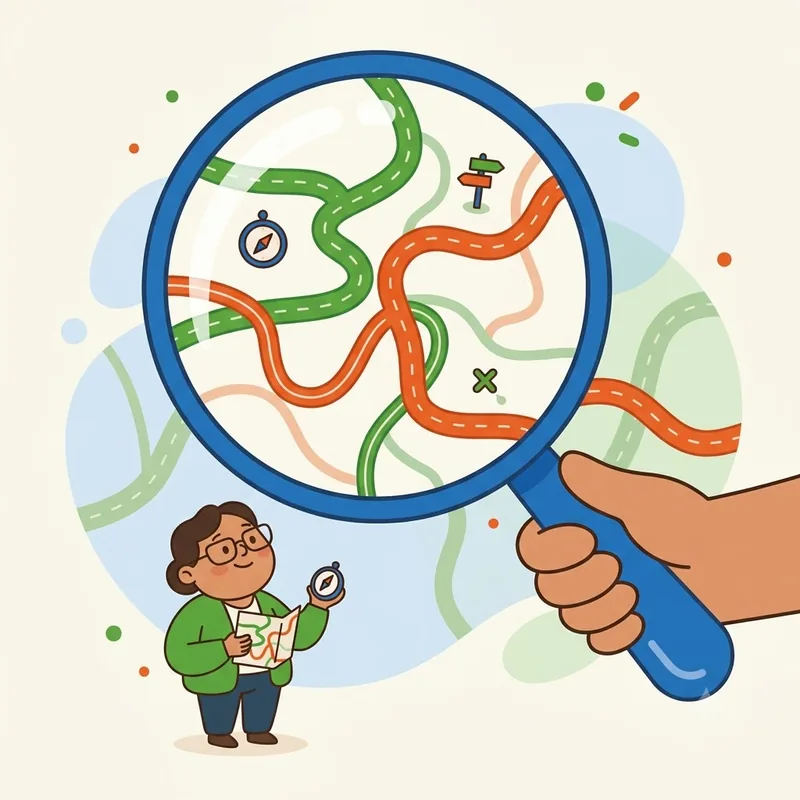
#> input picture src/assets/404.webp, 800 x 800 px, given in place of logogrande-sinfondo.png, which was not available
$ python make_email_images.py
#> lines starting #> are read from the running program, lines starting #| are printed output that depends on the picture; pictures that were not available may be replaced by others from this repository, and a replacement may not be noted
"""Builds the images of the pack delivery email into public/email/.

Email clients do not render WebP (Outlook, older Gmail/Yahoo apps), so these are PNG and JPG. They are served from
a STABLE public URL (https://www.tiamdigital.com/email/<name>) because a sent email keeps pointing at it forever:
do not rename or hash them. The backend builds the URLs from EMAIL_ASSETS_BASE_URL (default
https://www.tiamdigital.com/email) and these exact names (see PackAccessEmailComposer).

  logo-tiam.png            TIAM logo on white, 286x160 (shown at 143x80, 2x), the 429:240 ratio of the landings
  pack-familias.jpg        hero of the Familias landing, 1200x900 (shown at 600x450, 2x)
  pack-profesionales.jpg   hero of the Profesionales landing, same size

Run from the repo root:  python scripts/pack-landings/make_email_images.py
"""

from pathlib import Path

from PIL import Image

ROOT = Path(__file__).resolve().parents[2]
OUT = ROOT / "public" / "email"
OUT.mkdir(parents=True, exist_ok=True)

# Logo: the real artwork the landings use (src/assets), flattened on white so it stays legible when a client
# darkens the page background, then reduced to a 256-colour PNG (~15 KB instead of ~450 KB).
logo = Image.open(ROOT / "src" / "assets" / "logogrande-sinfondo.png").convert("RGBA")
canvas = Image.new("RGBA", logo.size, (255, 255, 255, 255))
#> canvas: PIL image 800x800 RGBA; every value is 255
canvas.alpha_composite(logo)
canvas = canvas.convert("RGB").resize((286, 160), Image.LANCZOS)
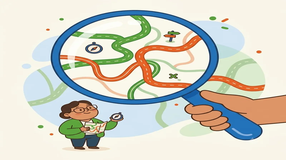
#> canvas: PIL image 286x160 RGB; mean R, G, B 210.2, 210.6, 199.2
canvas.quantize(colors=128, method=Image.Quantize.MEDIANCUT, dither=Image.Dither.NONE).save(
    OUT / "logo-tiam.png", optimize=True
)
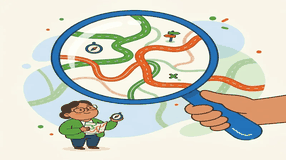
#> saved as logo-tiam.png: PIL image 286x160 P; mean R, G, B 210.1, 210.8, 199.2

# Product images: the landing heroes at 1200x900, baseline JPEG (the most compatible kind).
for edition in ("familias", "profesionales"):
    hero = Image.open(ROOT / "pack" / "img" / f"hero-{edition}-4x3-1200.webp").convert("RGB")
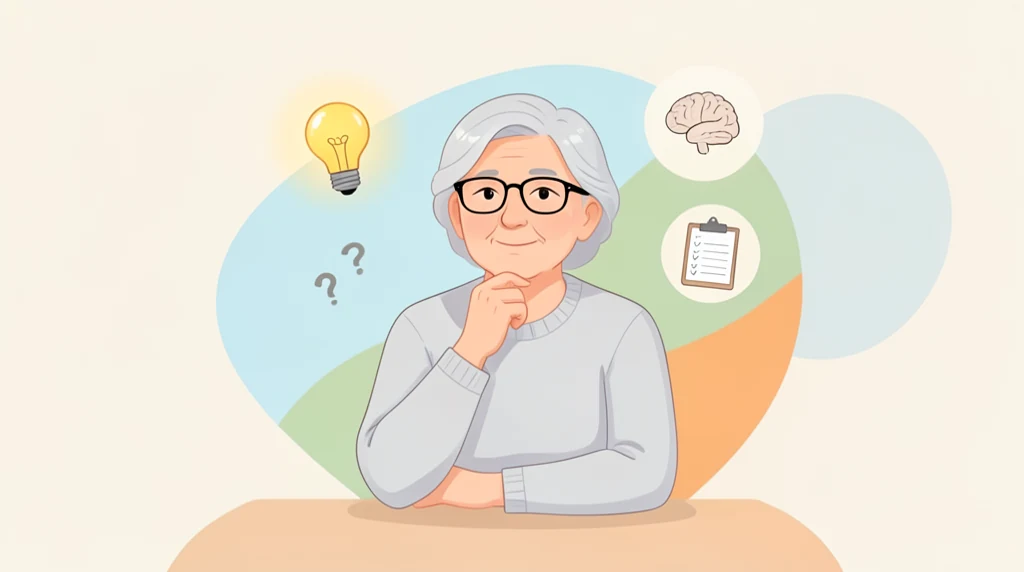
#> input picture src/assets/autoevaluacion.webp, 1024 x 572 px, given in place of hero-familias-4x3-1200.webp, which was not available
#> hero is the input picture: PIL image 1024x572 RGB; mean R, G, B 235.2, 228.8, 214.9
    hero.save(OUT / f"pack-{edition}.jpg", "JPEG", quality=72, optimize=True, progressive=False, subsampling="4:2:0")

for path in sorted(OUT.iterdir()):
    print(f"{path.name}: {path.stat().st_size / 1024:.0f} KB")
